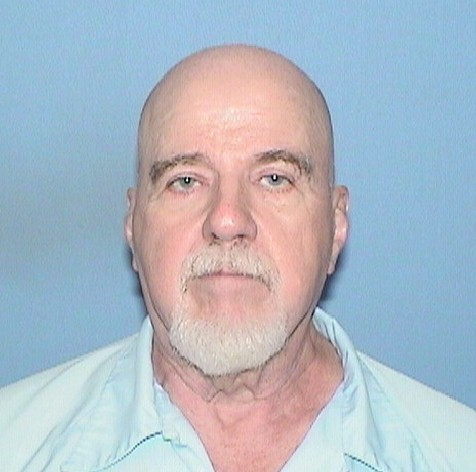
#> input picture data/A00147 - Copy.jpg, 476 x 472 px
$ python -i model.py   (imports and definitions only)
#> lines starting #> are read from the running program, lines starting #| are printed output that depends on the picture
# src/model.py
import cv2
import numpy as np
from .constants import IMAGE_SIZE

class SimpleFaceGenerator:
    def __init__(self):
        self.image_size = IMAGE_SIZE

    # [149 lines left out: functions generate_sketch, draw_face_shape, draw_eyes, draw_nose, draw_mouth, add_details and 1 more, not called in this run]

>>> import cv2
>>> picture = cv2.imread('data/A00147 - Copy.jpg', cv2.IMREAD_GRAYSCALE)
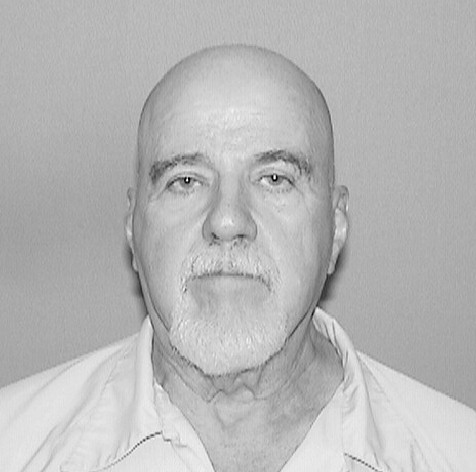
#> picture: shape (472, 476); min 0, max 255, mean 183.1
#> (the run stopped early here; a loop or call above may not have finished)

$ run again, on data/A00367 - Copy.jpg
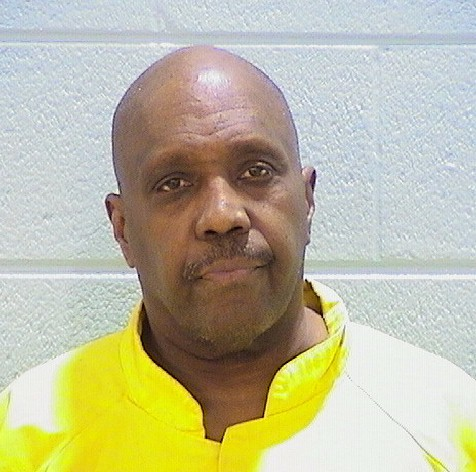
#> input picture data/A00367 - Copy.jpg, 476 x 472 px
#> `picture = cv2.imread('data/A00147 - Copy.jpg', cv2.IMREAD_GRAYSCALE)`:
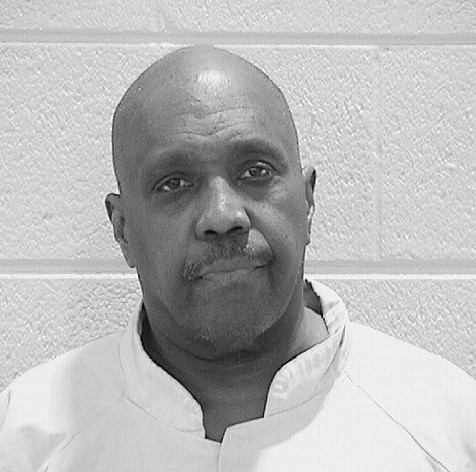
#> picture: shape (472, 476); min 0, max 255, mean 184.3

$ run again, on data/A01457.jpg
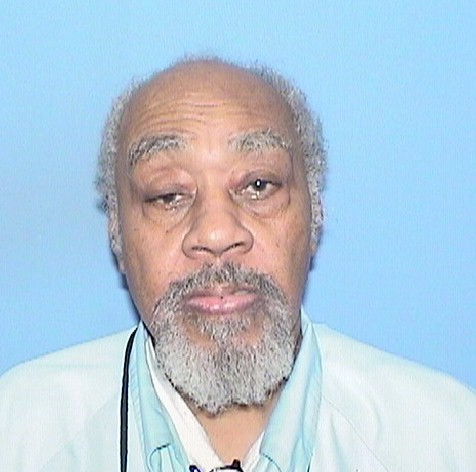
#> input picture data/A01457.jpg, 476 x 472 px
#> `picture = cv2.imread('data/A00147 - Copy.jpg', cv2.IMREAD_GRAYSCALE)`:
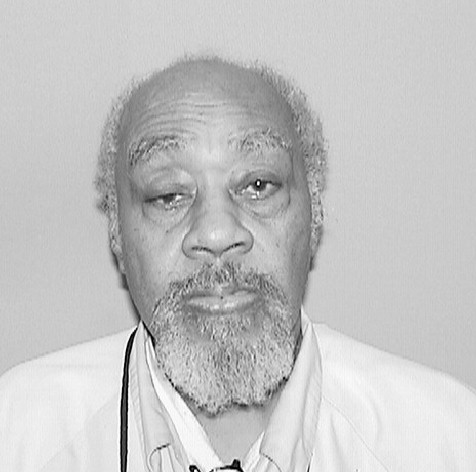
#> picture: shape (472, 476); min 0, max 255, mean 196.1

$ run again, on data/A01806.jpg
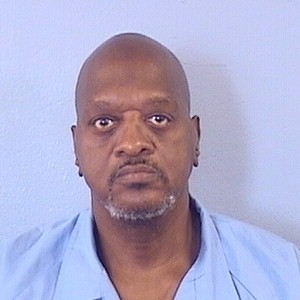
#> input picture data/A01806.jpg, 300 x 300 px
#> `picture = cv2.imread('data/A00147 - Copy.jpg', cv2.IMREAD_GRAYSCALE)`:
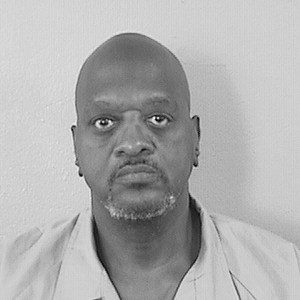
#> picture: shape (300, 300); min 1, max 247, mean 174.2
